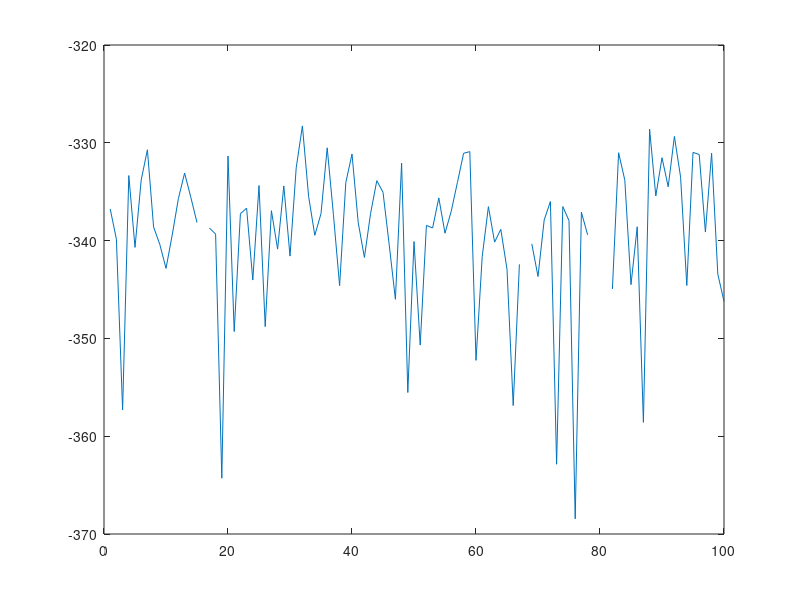

The MATLAB script that drew this image:
clear
L = 2;
M = 100;
N = 1000;

monte_calro = 100;

NMSE = zeros(monte_calro,1);
for itr_t = 1:monte_calro
    A = randn(M, N);
    x   = zeros(N, 1);
    x_d = randn(L, 1);
    x(randperm(N, L)) = x_d;

    y= A*x;
    x_hat = zeros(size(A,2),1);
    index = zeros(L, 1);
    A_hat = zeros(size(A));
    r = y;

    for i = 1:L
        % decide index
        [~, index(i)] = max(abs(A'*r));
    
        % obtain column vector from measurement matrix
        A_hat(:, i) = A(:, index(i));
    
        % clean up matrix A
        A(:, index(i)) = 0;
    
        % LS
        x_tilde = A_hat(:, 1:i)\y;
    
        % apdate residual
        r = y - A_hat(:, 1:i)*x_tilde;
    end
    % reconstruct sparse signal
    x_hat(index) = x_tilde;
    
    NMSE(itr_t) = norm(x - x_hat)^2/norm(x)/N;
    plot(1:monte_calro, pow2db(NMSE))
end